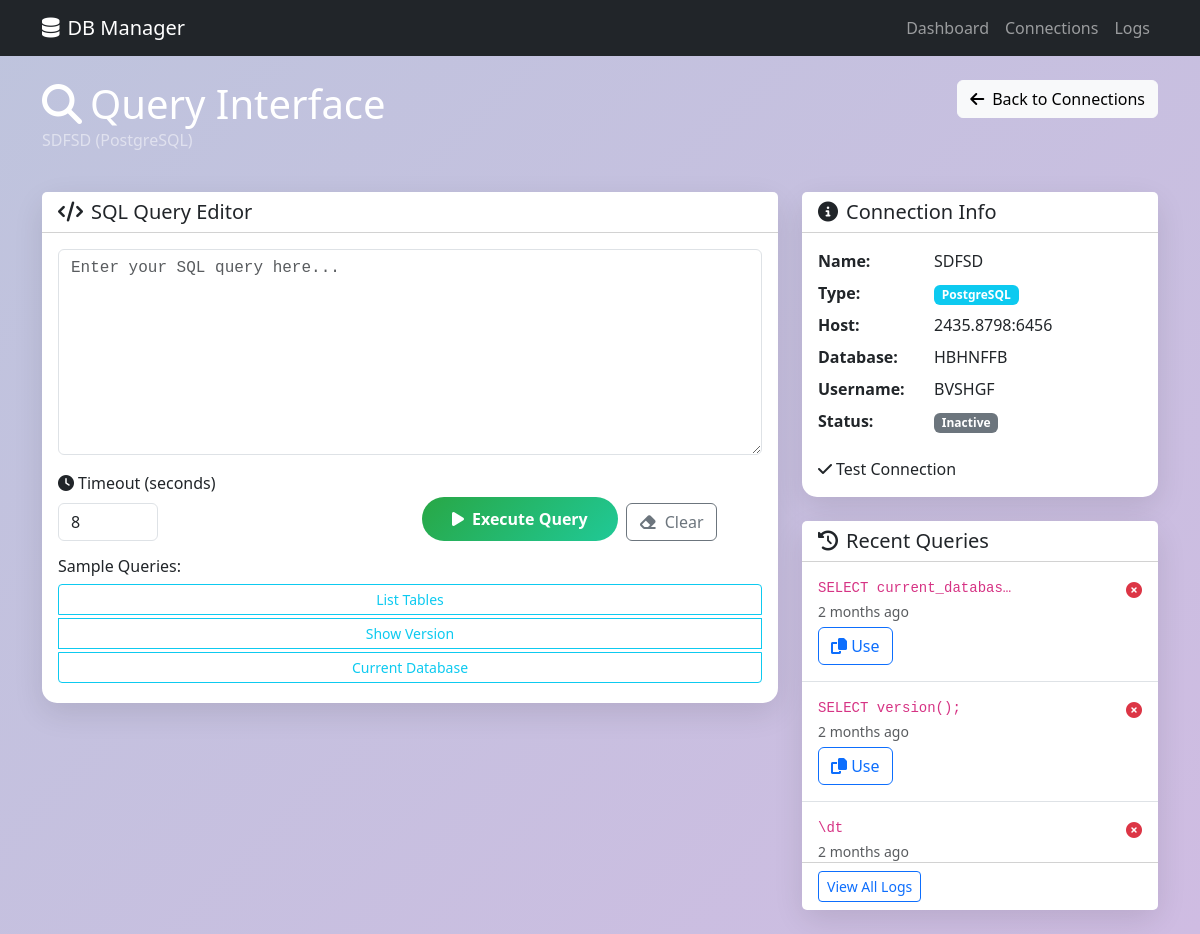
Page /db-manager/connections/2/query/ on the committed database.
### db_manager/models.py (models this page shows, shortened)
class DatabaseConnection(models.Model):
    DB_TYPES = [
        ('mysql', 'MySQL'),
        ('postgresql', 'PostgreSQL'),
        ('oracle', 'Oracle'),
        ('sqlite', 'SQLite'),
    ]
    name = models.CharField(max_length=100, unique=True)
    db_type = models.CharField(max_length=20, choices=DB_TYPES)
    host = models.CharField(max_length=255)
    port = models.IntegerField()
    database_name = models.CharField(max_length=100)
    username = models.CharField(max_length=100)
    password = models.CharField(max_length=255)  # Consider encryption in production
    is_active = models.BooleanField(default=True)
    created_at = models.DateTimeField(auto_now_add=True)
    updated_at = models.DateTimeField(auto_now=True)
    class Meta:
        verbose_name = "Database Connection"
        verbose_name_plural = "Database Connections"

class QueryLog(models.Model):
    STATUS_CHOICES = [
        ('success', 'Success'),
        ('error', 'Error'),
        ('timeout', 'Timeout'),
    ]
    database_connection = models.ForeignKey(DatabaseConnection, on_delete=models.CASCADE)
    query = models.TextField()
    status = models.CharField(max_length=20, choices=STATUS_CHOICES)
    execution_time = models.FloatField(help_text="Execution time in seconds")
    result_count = models.IntegerField(null=True, blank=True)
    error_message = models.TextField(null=True, blank=True)
    executed_at = models.DateTimeField(auto_now_add=True)
    class Meta:
        verbose_name = "Query Log"
        verbose_name_plural = "Query Logs"
        ordering = ['-executed_at']

### db_manager/views.py (the view)
# urls.py: path('connections/<int:connection_id>/query/', views.query_interface, name='query_interface'),
def query_interface(request, connection_id):
    connection = get_object_or_404(DatabaseConnection, id=connection_id)
    if request.method == 'POST':
        form = QueryForm(request.POST)
        if form.is_valid():
            query = form.cleaned_data['query']
            timeout = form.cleaned_data.get('timeout', 8)
            result = db_service.execute_query(connection, query, timeout)
            context = {
                'connection': connection,
                'form': form,
                'result': result,
            }
            return render(request, 'db_manager/query_interface.html', context)
    else:
        form = QueryForm()
    recent_queries = QueryLog.objects.filter(
        database_connection=connection
    ).order_by('-executed_at')[:5]
    context = {
        'connection': connection,
        'form': form,
        'recent_queries': recent_queries,
    }
    return render(request, 'db_manager/query_interface.html', context)

### db_manager/forms.py
class QueryForm(forms.Form):
    query = forms.CharField(
        widget=forms.Textarea(attrs={
            'class': 'form-control',
            'rows': 8,
            'placeholder': 'Enter your SQL query here...',
            'style': 'font-family: monospace;'
        }),
        help_text="Enter SQL query to execute"
    )
    timeout = forms.IntegerField(
        initial=8,
        min_value=1,
        max_value=60,
        widget=forms.NumberInput(attrs={
            'class': 'form-control',
            'style': 'width: 100px;'
        }),
        help_text="Query timeout in seconds"
    )

### db_manager/templates/db_manager/query_interface.html (shortened to what this page needs)
<!DOCTYPE html>
<html lang="en">
<head>
    <link href="https://cdnjs.cloudflare.com/ajax/libs/bootstrap/5.3.0/css/bootstrap.min.css" rel="stylesheet">
    <link href="https://cdnjs.cloudflare.com/ajax/libs/font-awesome/6.4.0/css/all.min.css" rel="stylesheet">
</head>
<body>
    <nav class="navbar navbar-expand-lg navbar-dark bg-dark">
        <div class="container">
            <a class="navbar-brand" href="{% url 'db_manager:dashboard' %}">
                <i class="fas fa-database me-2"></i>DB Manager
            </a>
            <div class="navbar-nav ms-auto">
                <a class="nav-link" href="{% url 'db_manager:dashboard' %}">Dashboard</a>
                <a class="nav-link" href="{% url 'db_manager:connection_list' %}">Connections</a>
                <a class="nav-link" href="{% url 'db_manager:query_logs' %}">Logs</a>
            </div>
        </div>
    </nav>
    <div class="container py-4">
        <div class="row mb-4">
            <div class="col">
                <h1 class="text-white mb-0">
                    <i class="fas fa-search me-2"></i>Query Interface
                </h1>
                <p class="text-white-50">{{ connection.name }} ({{ connection.get_db_type_display }})</p>
            </div>
            <div class="col-auto">
                <a href="{% url 'db_manager:connection_list' %}" class="btn btn-light">
                    <i class="fas fa-arrow-left me-2"></i>Back to Connections
                </a>
            </div>
        </div>
        <div class="row">
            <div class="col-lg-8 mb-4">
                <div class="card">
                    <div class="card-header bg-white">
                        <h5 class="card-title mb-0">
                            <i class="fas fa-code me-2"></i>SQL Query Editor
                        </h5>
                    </div>
                    <div class="card-body">
                        <form method="post" id="queryForm">
                            <div class="mb-3">
                                {{ form.query }}
                            </div>
                            <div class="row mb-3">
                                <div class="col-md-6">
                                    <label for="{{ form.timeout.id_for_label }}" class="form-label">
                                        <i class="fas fa-clock me-1"></i>Timeout (seconds)
                                    </label>
                                    {{ form.timeout }}
                                </div>
                                <div class="col-md-6 d-flex align-items-end">
                                    <button type="submit" class="btn btn-execute me-2">
                                        <i class="fas fa-play me-2"></i>Execute Query
                                    </button>
                                    <button type="button" class="btn btn-outline-secondary" onclick="clearQuery()">
                                        <i class="fas fa-eraser me-2"></i>Clear
                                    </button>
                                </div>
                            </div>
                        </form>
                        <div class="mt-3">
                            <h6>Sample Queries:</h6>
                            <div class="btn-group-vertical w-100">
                                {% if connection.db_type == 'mysql' %}
                                <button class="btn btn-outline-info btn-sm mb-1" onclick="insertSampleQuery('SHOW TABLES;')">Show Tables</button>
                                <button class="btn btn-outline-info btn-sm mb-1" onclick="insertSampleQuery('SHOW DATABASES;')">Show Databases</button>
                                <button class="btn btn-outline-info btn-sm mb-1" onclick="insertSampleQuery('SELECT VERSION();')">Show Version</button>
                                {% elif connection.db_type == 'postgresql' %}
                                <button class="btn btn-outline-info btn-sm mb-1" onclick="insertSampleQuery('\\dt')">List Tables</button>
                                <button class="btn btn-outline-info btn-sm mb-1" onclick="insertSampleQuery('SELECT version();')">Show Version</button>
                                <button class="btn btn-outline-info btn-sm mb-1" onclick="insertSampleQuery('SELECT current_database();')">Current Database</button>
                                {% elif connection.db_type == 'oracle' %}
                                <button class="btn btn-outline-info btn-sm mb-1" onclick="insertSampleQuery('SELECT table_name FROM user_tables;')">Show Tables</button>
                                <button class="btn btn-outline-info btn-sm mb-1" onclick="insertSampleQuery('SELECT * FROM v$version;')">Show Version</button>
                                {% else %}
                                <button class="btn btn-outline-info btn-sm mb-1" onclick="insertSampleQuery('.tables')">Show Tables</button>
                                <button class="btn btn-outline-info btn-sm mb-1" onclick="insertSampleQuery('SELECT sqlite_version();')">Show Version</button>
                                {% endif %}
                            </div>
                        </div>
                    </div>
                </div>
            </div>
            <div class="col-lg-4">
                <div class="card mb-4">
                    <div class="card-header bg-white">
                        <h5 class="card-title mb-0">
                            <i class="fas fa-info-circle me-2"></i>Connection Info
                        </h5>
                    </div>
                    <div class="card-body">
                        <dl class="row">
                            <dt class="col-sm-4">Name:</dt>
                            <dd class="col-sm-8">{{ connection.name }}</dd>
                            <dt class="col-sm-4">Type:</dt>
                            <dd class="col-sm-8">
                                <span class="badge bg-info">{{ connection.get_db_type_display }}</span>
                            </dd>
                            <dt class="col-sm-4">Host:</dt>
                            <dd class="col-sm-8">{{ connection.host }}:{{ connection.port }}</dd>
                            <dt class="col-sm-4">Database:</dt>
                            <dd class="col-sm-8">{{ connection.database_name }}</dd>
                            <dt class="col-sm-4">Username:</dt>
                            <dd class="col-sm-8">{{ connection.username }}</dd>
                            <dt class="col-sm-4">Status:</dt>
                            <dd class="col-sm-8">
                                {% if connection.is_active %}
                                    <span class="badge bg-success">Active</span>
                                {% else %}
                                    <span class="badge bg-secondary">Inactive</span>
                                {% endif %}
                            </dd>
                        </dl>
                        <div class="mt-3">
                                <i class="fas fa-check me-1"></i>Test Connection
                        </div>
                    </div>
                </div>
                <div class="card">
                    <div class="card-header bg-white">
                        <h5 class="card-title mb-0">
                            <i class="fas fa-history me-2"></i>Recent Queries
                        </h5>
                    </div>
                    <div class="card-body p-0">
                        <div class="query-history">
                            {% for log in recent_queries %}
                            <div class="p-3 border-bottom">
                                <div class="d-flex justify-content-between align-items-start">
                                    <div class="flex-grow-1">
                                        <code class="text-truncate d-block" style="max-width: 200px;">
                                            {{ log.query|truncatechars:50 }}
                                        </code>
                                        <small class="text-muted">
                                            {{ log.executed_at|timesince }} ago
                                        </small>
                                    </div>
                                    <div>
                                        {% if log.status == 'success' %}
                                            <i class="fas fa-check-circle text-success"></i>
                                        {% elif log.status == 'error' %}
                                            <i class="fas fa-times-circle text-danger"></i>
                                        {% else %}
                                            <i class="fas fa-clock text-warning"></i>
                                        {% endif %}
                                    </div>
                                </div>
                                <div class="mt-1">
                                    <button class="btn btn-outline-primary btn-xs"
                                            onclick="insertSampleQuery('{{ log.query|escapejs }}')">
                                        <i class="fas fa-copy"></i> Use
                                    </button>
                                </div>
                            </div>
                            {% empty %}
                            <div class="p-3 text-center text-muted">
                                <i class="fas fa-history fa-2x mb-2"></i>
                                <p>No query history</p>
                            </div>
                            {% endfor %}
                        </div>
                    </div>
                    {% if recent_queries %}
                    <div class="card-footer bg-white">
                        <a href="{% url 'db_manager:connection_logs' connection.id %}" class="btn btn-sm btn-outline-primary">
                            View All Logs
                        </a>
                    </div>
                    {% endif %}
                </div>
            </div>
        </div>
    </div>
</body>
</html>

### db_manager/templates/db_manager/query_interface.html (style rules this page uses)
body { background: linear-gradient(135deg, #bec4ddff 0%, #cfbce2ff 100%); min-height: 100vh; font-family: 'Segoe UI', Tahoma, Geneva, Verdana, sans-serif; }
.card { border: none; border-radius: 15px; box-shadow: 0 10px 30px rgba(0,0,0,0.1); }
.query-history { max-height: 300px; overflow-y: auto; }
.btn-execute { background: linear-gradient(135deg, #28a745 0%, #20c997 100%); border: none; border-radius: 25px; padding: 10px 30px; color: white; font-weight: bold; }

### rows in the picture
DatabaseConnection: name "SDFSD", db_type "PostgreSQL", host "2435.8798", port "6456", database_name "HBHNFFB", username "BVSHGF"
QueryLog: query "SELECT current_databas…", executed_at "2 months", status "error" (drawn)
QueryLog: query "SELECT version();", executed_at "2 months", status "error" (drawn)
QueryLog: query "\\dt", executed_at "2 months", status "error" (drawn)
